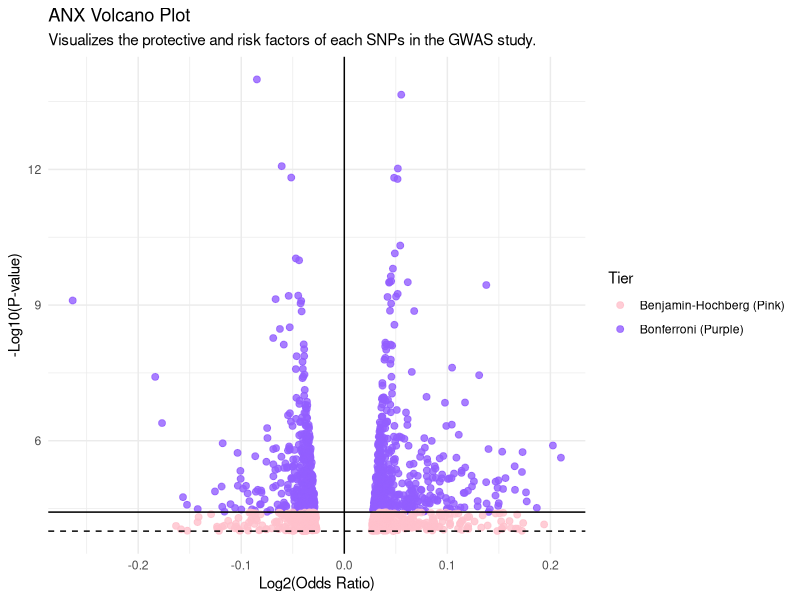
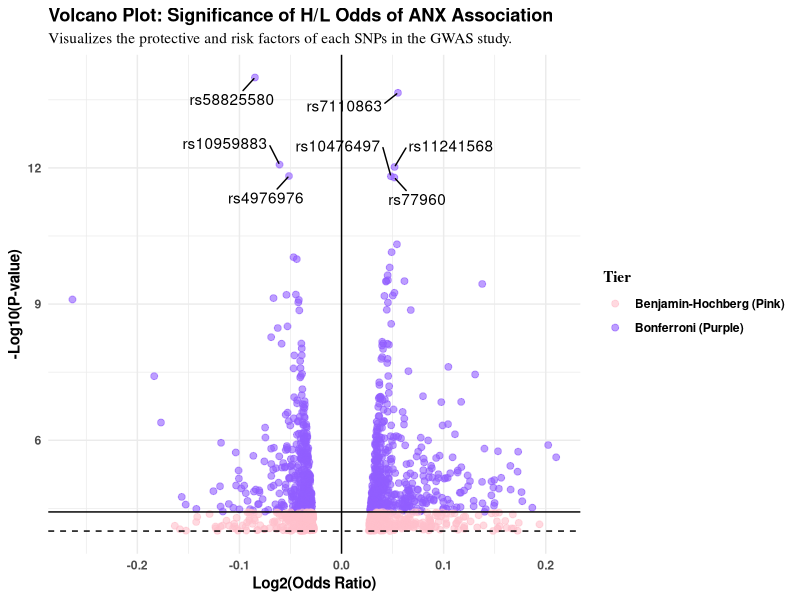

Reproduce these figures in R, in order.
## ---- chunk 1
install.packages("readxl")
library('readxl')

ANX_full_dataset <- read_excel('ANX_2026_daner_fullANX_v12_woUTAH_11022026.gz.p4.clump.areator.sorted.1mhc (1).xls')
ANX_full_dataset
# Anxiety Dataset: 1320 x 23

## ---- chunk 2
ANX_dataset <- ANX_full_dataset[, -c(11:23)]
ANX_dataset
## ---- chunk 3
ANX_dataset$BH_P <- p.adjust(ANX_dataset$P, "BH")
#choose threshhold of 0.05
ANX_BH_adjusted = ANX_dataset[ANX_dataset$BH_P < 0.05, ] 
ANX_BH_adjusted
# ANX_BH_adjusted: 1320 x 24 ==> All p-values are significant with a 5% FDR

## ---- chunk 4
ANX_dataset$Bon_P <- p.adjust(ANX_dataset$P, "bonferroni")
#choose threshhold of 0.05
ANX_Bon_adjusted = ANX_dataset[ANX_dataset$Bon_P < 0.05, ] 
ANX_Bon_adjusted
## ---- chunk 5
# Install ggplot2 if you don't have it
# install.packages("ggplot2")
library(ggplot2)

# Step 1: Transform the the OR and PVals
# Taking the log of both OR and PVals help the visualization to be more clear and discernable
ANX_dataset$logP <- -log10(ANX_dataset$P)
ANX_dataset$log2OR <- log2(ANX_dataset$OR)

# Step 2: Calculate the BH/Bon thresholds (converted to -log10 scale for the Y-axis)
bh_thresh <- -log10(max(ANX_dataset$P[ANX_dataset$BH_P < 0.05])) 
      # Look at all the raw PVals who have the BH PVals less than 0.05
      # The largest of those PVals will be the "worst"-most PVal that passes the BH test
bonf_thresh <- -log10(0.05 / 1320) 
      # This is simply the Bonferonni Correction equation

# Step3: Create a column to color code the 2 tiers 
ANX_dataset$Tier <- "Benjamin-Hochberg (Pink)" 
      # All rows PVals labeled as BH right now
ANX_dataset$Tier[ANX_dataset$P < (0.05 / 1320)] <- "Bonferroni (Purple)" 
      # Now, only PVals under the Bonferroni Threshold are labeled 

# Step 4: Plot the Volcano
ggplot(ANX_dataset, aes(x = log2OR, y = logP, color = Tier)) +
  geom_point(alpha = 0.8, size = 2) +
  geom_hline(yintercept = bh_thresh, linetype = "dashed") + # Lower line
  geom_hline(yintercept = bonf_thresh, linetype = "solid") + # Upper line
  geom_vline(xintercept = 0, linetype = "solid", color = "black") + # OR divide line
  theme_minimal() +
  scale_color_manual(values = c(
    "Benjamin-Hochberg (Pink)" = "pink",
    "Bonferroni (Purple)" = "#925EFF"
    )) +
  labs(title = "ANX Volcano Plot",
       x = "Log2(Odds Ratio)",
       y = "-Log10(P-value)",
       subtitle = "Visualizes the protective and risk factors of each SNPs in the GWAS study."
       )
    
## ---- chunk 6
install.packages("ggrepel")
library(ggrepel)
# Step 1: Create a new column called 'Label'
ANX_dataset$Label <- NA

# Step 2: Chose labeling threshold
# We choose to label dots above y-axis = 10 
# -log10(PVal) >= 11 ==> PVal < 1e-11
label_filter <- ANX_dataset$P < 1e-11
  # Column of Trues and Falses now

# Step 3: Copy the SNP names into the blank column ONLY for the rows that passed the filter
ANX_dataset$Label[label_filter] <- ANX_dataset$SNP[label_filter]
## ---- chunk 7
ggplot(ANX_dataset, aes(x = log2OR, y = logP, color = Tier)) +
  geom_point(alpha = 0.6, size = 2) +
  
  geom_text_repel(aes(label = Label), 
                  color = "black",       # Labels are black
                  box.padding = 0.7,     # Spcae between labels
                  max.overlaps = Inf,    # All labels drawn
                  show.legend = FALSE) + # Labels restricted to plot

  geom_hline(yintercept = bh_thresh, linetype = "dashed") + # Lower line
  geom_hline(yintercept = bonf_thresh, linetype = "solid") + # Upper line
  geom_vline(xintercept = 0, linetype = "solid", color = "black") + # OR divide line
  theme_minimal() +
  scale_color_manual(values = c(
    "Benjamin-Hochberg (Pink)" = "pink",
    "Bonferroni (Purple)" = "#925EFF"
    )) +
  labs(title = "Volcano Plot: Significance of H/L Odds of ANX Association",
       x = "Log2(Odds Ratio)",
       y = "-Log10(P-value)",
       subtitle = "Visualizes the protective and risk factors of each SNPs in the GWAS study."
       ) +
theme(
    plot.title = element_text(face = "bold"),
    plot.subtitle = element_text(family = "serif"),
    axis.title.x = element_text(face = "bold"),
    axis.title.y = element_text(face = "bold"),
    axis.text = element_text(face = "bold"),
    legend.title = element_text(face = "bold", family = "serif"),
    legend.text = element_text(face = "bold")
  )
## ---- chunk 8
# create a vector of SNPs we labeled to use in the ANX_bar_plot
sig_from_volcano <- ANX_dataset$Label
sig_from_volcano <- sig_from_volcano[!is.na(sig_from_volcano)]
sig_from_volcano
